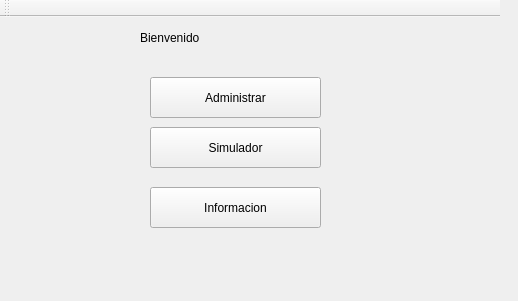
<?xml version="1.0" encoding="UTF-8"?>
<ui version="4.0">
 <class>MainWindow</class>
 <widget class="QMainWindow" name="MainWindow">
  <property name="geometry">
   <rect>
    <x>0</x>
    <y>0</y>
    <width>518</width>
    <height>301</height>
   </rect>
  </property>
  <property name="windowTitle">
   <string>Sistemas de Tarjes</string>
  </property>
  <property name="styleSheet">
   <string notr="true">background:/home/nahin/Escritorio/tarjetas/iconos/ubuntu.jpg</string>
  </property>
  <widget class="QWidget" name="centralWidget">
   <widget class="QPushButton" name="entrar_simulador">
    <property name="geometry">
     <rect>
      <x>150</x>
      <y>110</y>
      <width>171</width>
      <height>41</height>
     </rect>
    </property>
    <property name="text">
     <string>Simulador</string>
    </property>
    <property name="icon">
     <iconset>
      <normaloff>../iconos/activity_monitor.png</normaloff>../iconos/activity_monitor.png</iconset>
    </property>
    <property name="iconSize">
     <size>
      <width>40</width>
      <height>40</height>
     </size>
    </property>
   </widget>
   <widget class="QPushButton" name="informacion">
    <property name="geometry">
     <rect>
      <x>150</x>
      <y>170</y>
      <width>171</width>
      <height>41</height>
     </rect>
    </property>
    <property name="text">
     <string>Informacion</string>
    </property>
    <property name="icon">
     <iconset>
      <normaloff>../iconos/help.png</normaloff>../iconos/help.png</iconset>
    </property>
    <property name="iconSize">
     <size>
      <width>40</width>
      <height>40</height>
     </size>
    </property>
   </widget>
   <widget class="QPushButton" name="entrar_administracion">
    <property name="geometry">
     <rect>
      <x>150</x>
      <y>60</y>
      <width>171</width>
      <height>41</height>
     </rect>
    </property>
    <property name="text">
     <string>Administrar</string>
    </property>
    <property name="icon">
     <iconset>
      <normaloff>../iconos/user_friend.png</normaloff>../iconos/user_friend.png</iconset>
    </property>
    <property name="iconSize">
     <size>
      <width>40</width>
      <height>40</height>
     </size>
    </property>
   </widget>
   <widget class="QLabel" name="label_3">
    <property name="geometry">
     <rect>
      <x>140</x>
      <y>0</y>
      <width>191</width>
      <height>41</height>
     </rect>
    </property>
    <property name="styleSheet">
     <string notr="true">font: 63 28pt &quot;Ubuntu&quot;;</string>
    </property>
    <property name="text">
     <string>Bienvenido</string>
    </property>
   </widget>
   <widget class="QLabel" name="label">
    <property name="geometry">
     <rect>
      <x>330</x>
      <y>0</y>
      <width>71</width>
      <height>61</height>
     </rect>
    </property>
    <property name="text">
     <string/>
    </property>
    <property name="pixmap">
     <pixmap>../iconos/Bank_Icon_64.png</pixmap>
    </property>
   </widget>
   <widget class="QLabel" name="label_2">
    <property name="geometry">
     <rect>
      <x>60</x>
      <y>0</y>
      <width>71</width>
      <height>61</height>
     </rect>
    </property>
    <property name="text">
     <string/>
    </property>
    <property name="pixmap">
     <pixmap>../iconos/Bank_Icon_64.png</pixmap>
    </property>
   </widget>
  </widget>
  <widget class="QMenuBar" name="menuBar">
   <property name="enabled">
    <bool>false</bool>
   </property>
   <property name="geometry">
    <rect>
     <x>0</x>
     <y>0</y>
     <width>518</width>
     <height>25</height>
    </rect>
   </property>
  </widget>
  <widget class="QToolBar" name="mainToolBar">
   <property name="enabled">
    <bool>false</bool>
   </property>
   <property name="maximumSize">
    <size>
     <width>500</width>
     <height>300</height>
    </size>
   </property>
   <attribute name="toolBarArea">
    <enum>TopToolBarArea</enum>
   </attribute>
   <attribute name="toolBarBreak">
    <bool>false</bool>
   </attribute>
  </widget>
 </widget>
 <layoutdefault spacing="6" margin="11"/>
 <resources/>
 <connections/>
</ui>
